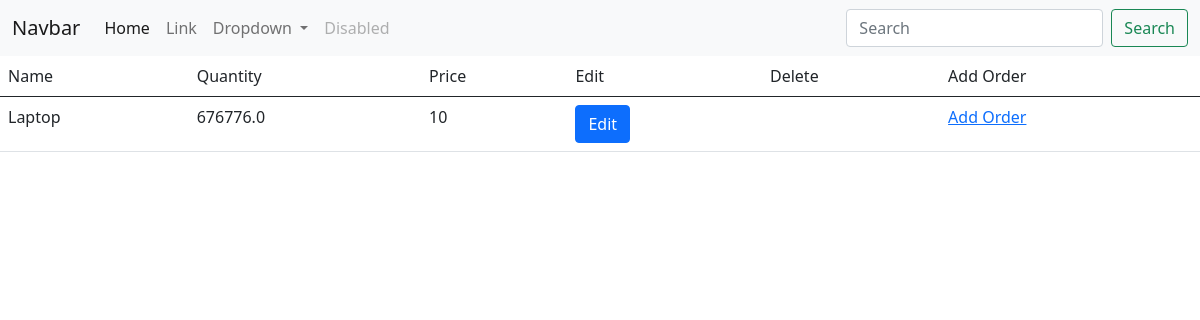
The page /all/product/ on the database as committed earlier.
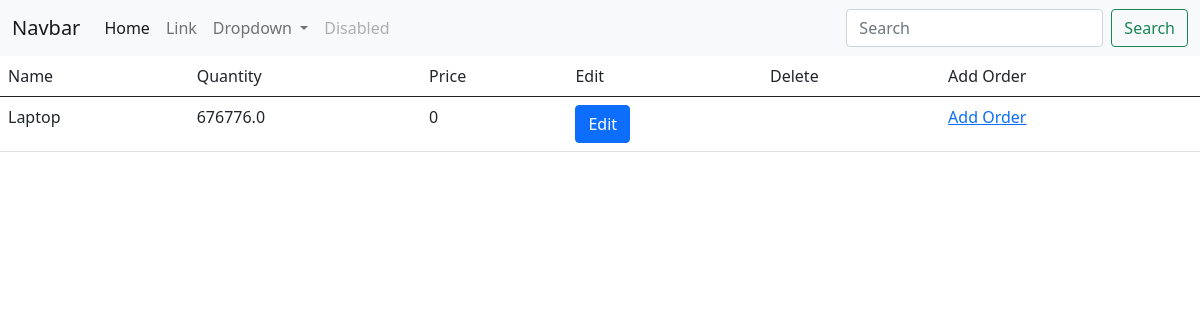
The same page on the database as committed later.
### app/models.py (models this page shows)
class Product(models.Model):
	product_name = models.CharField(max_length=100)
	price = models.FloatField()
	quantity = models.IntegerField()

### app/views.py (the view)
# urls.py: path('all/product/',views.all_product_view,name='all_product_view'),
def all_product_view(request):
	products = Product.objects.all()
	return render(request,'all_product.html',{'products':products})

### template/all_product.html (shortened to what this page needs)
{% extends 'base.html' %}
{% block body %}
<table class="table">
	<thead>
		<tr>
			<td> Name</td>
			<td> Quantity</td>
			<td> Price</td>
			<td> Edit</td>
			<td>Delete</td>
			<td> Add Order</td>
		</tr>
	</thead>
	<tbody>
		{% for i in products %}
		<tr>
			<td class="{{i.id}}">{{i.product_name}}</td>
			<td class="{{i.id}}">{{i.price}}</td>
			<td class="{{i.id}}">{{i.quantity}}</td>
			<td>
				<button type="button" class="btn btn-primary pro_edit" data-toggle="modal" data-target="#exampleModal" data-whatever="@mdo" id="{{i.id}}">Edit</button></td>
			<td></td>
			<td><a href="{% url 'add_order_view' %}?id={{i.id}}">Add Order</a></td>
		</tr>
		{% endfor %}
	</tbody>
</table>
{% endblock %}

Rows that differ between the two databases and show on the page:
changed Product "Laptop": quantity "10" → "0"
